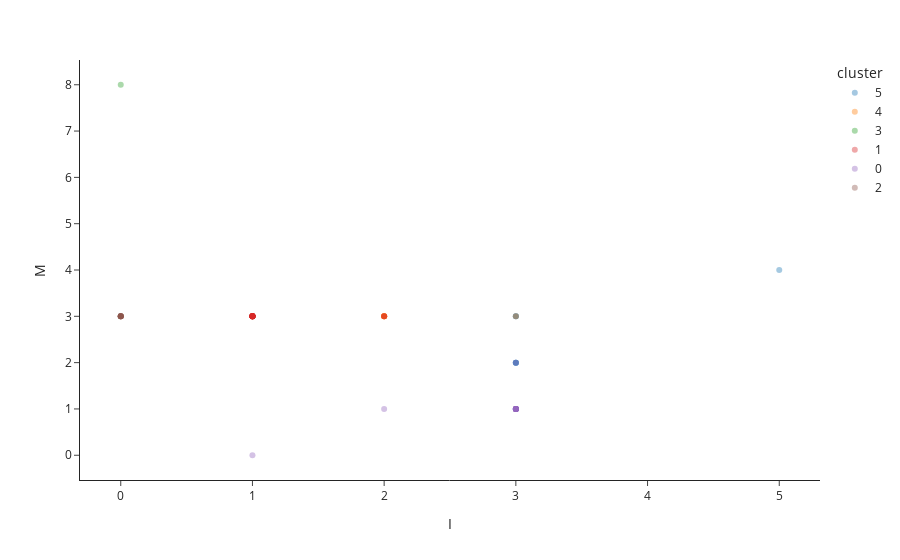

This figure's notebook cell:
### Markdown cell above
Now show it.

### Code cell
fig_im.show()

#<xml xmlns="https://developers.google.com/blockly/xml"><variables><variable id="o:5t4$zy~9V|Z%.N?~bk">fig_im</variable></variables><block type="varDoMethod" id="]$yyKju9XpQ[RnW5}0k/" x="8" y="-62"><field name="VAR" id="o:5t4$zy~9V|Z%.N?~bk">fig_im</field><field name="MEMBER">show</field><data>fig_im:show</data></block></xml>

### Figure 1 — Plotly figure (JSON) as saved in the notebook; plotly's stock layout.template omitted (floating-point values rounded to 4 significant figures)
{"data": [{"hovertemplate": "cluster=5<br>I=%{x}<br>M=%{y}<extra></extra>", "legendgroup": "5", "marker": {"color": "#1F77B4", "opacity": 0.4, "symbol": "circle"}, "mode": "markers", "name": "5", "orientation": "v", "showlegend": true, "type": "scatter", "x": [5, 3, 3, 1, 3, 3, 3, 3, 3], "xaxis": "x", "y": [4, 3, 3, 3, 2, 2, 2, 2, 3], "yaxis": "y"}, {"hovertemplate": "cluster=4<br>I=%{x}<br>M=%{y}<extra></extra>", "legendgroup": "4", "marker": {"color": "#FF7F0E", "opacity": 0.4, "symbol": "circle"}, "mode": "markers", "name": "4", "orientation": "v", "showlegend": true, "type": "scatter", "x": [3, 2, 2, 2, 2, 1, 1, 2, 2], "xaxis": "x", "y": [3, 3, 3, 3, 3, 3, 3, 3, 3], "yaxis": "y"}, {"hovertemplate": "cluster=3<br>I=%{x}<br>M=%{y}<extra></extra>", "legendgroup": "3", "marker": {"color": "#2CA02C", "opacity": 0.4, "symbol": "circle"}, "mode": "markers", "name": "3", "orientation": "v", "showlegend": true, "type": "scatter", "x": [0], "xaxis": "x", "y": [8], "yaxis": "y"}, {"hovertemplate": "cluster=1<br>I=%{x}<br>M=%{y}<extra></extra>", "legendgroup": "1", "marker": {"color": "#D62728", "opacity": 0.4, "symbol": "circle"}, "mode": "markers", "name": "1", "orientation": "v", "showlegend": true, "type": "scatter", "x": [2, 2, 1, 1, 1, 1, 1, 1, 1, 1, 1, 1, 1, 1, 1, 1, 1, 1, 1], "xaxis": "x", "y": [3, 3, 3, 3, 3, 3, 3, 3, 3, 3, 3, 3, 3, 3, 3, 3, 3, 3, 3], "yaxis": "y"}, {"hovertemplate": "cluster=0<br>I=%{x}<br>M=%{y}<extra></extra>", "legendgroup": "0", "marker": {"color": "#9467BD", "opacity": 0.4, "symbol": "circle"}, "mode": "markers", "name": "0", "orientation": "v", "showlegend": true, "type": "scatter", "x": [3, 3, 3, 3, 3, 3, 3, 3, 3, 3, 3, 3, 3, 3, 3, 3, 1, 3, 2], "xaxis": "x", "y": [1, 1, 1, 1, 1, 1, 1, 1, 1, 1, 1, 1, 1, 1, 1, 1, 0, 2, 1], "yaxis": "y"}, {"hovertemplate": "cluster=2<br>I=%{x}<br>M=%{y}<extra></extra>", "legendgroup": "2", "marker": {"color": "#8C564B", "opacity": 0.4, "symbol": "circle"}, "mode": "markers", "name": "2", "orientation": "v", "showlegend": true, "type": "scatter", "x": [0, 0, 0, 0, 0, 0, 0, 0, 0], "xaxis": "x", "y": [3, 3, 3, 3, 3, 3, 3, 3, 3], "yaxis": "y"}], "layout": {"autosize": true, "legend": {"title": {"text": "cluster"}, "tracegroupgap": 0}, "margin": {"t": 60}, "xaxis": {"anchor": "y", "autorange": true, "domain": [0, 1], "range": [-0.3144, 5.314], "title": {"text": "I"}, "type": "linear"}, "yaxis": {"anchor": "x", "autorange": true, "domain": [0, 1], "range": [-0.5672, 8.567], "title": {"text": "M"}, "type": "linear"}}}
